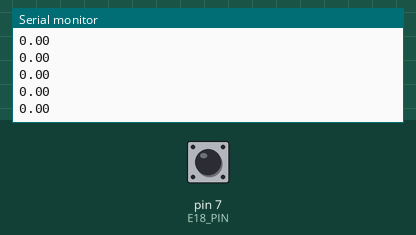
The sketch below on a simulated Arduino Uno, built with avr-gcc and run on an emulated ATmega328P. Parts: the last lines printed to the serial monitor. The test bench sets the inputs (shaded band); at power-on: pin 7 (E18_PIN) HIGH.

Above: at 1.2 s.
1.3 s: pin 7 (E18_PIN) pulled LOW for 0.15 s
At 1.48 s:
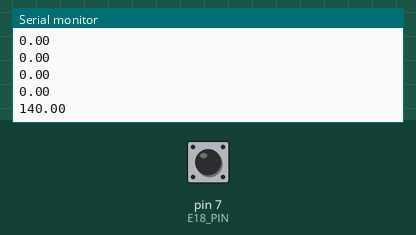
2.9 s: pin 7 (E18_PIN) pulled LOW for 1 s
At 3.13 s:
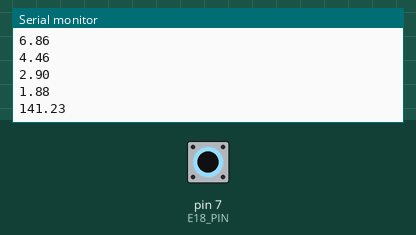
5.4 s: pin 7 (E18_PIN) pulled LOW for 0.15 s
At 5.53 s:
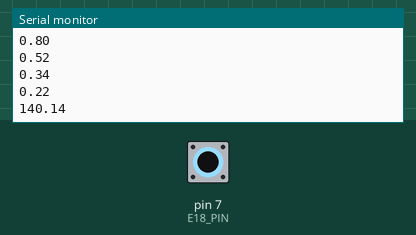
Timing chart, 0 to 8.4 s (numbered marks = the images above; inputs shaded):
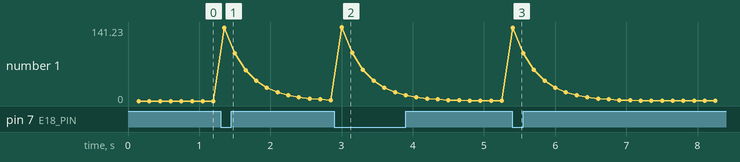

The sketch:

E18_STANDART.ino
```cpp
#define E18_PIN 7

// === Adaptive debounce ===
unsigned long lastPulseUS = 0;
unsigned long minDebounceUS = 4000;   // start 4 ms (akan berubah otomatis)

// === RPM calculation ===
unsigned long pulseCount = 0;
unsigned long lastRPMms = 0;
const unsigned long RPM_INTERVAL = 150;  // super cepat (150 ms)

// === Smoothing (moving average ringan) ===
float rpmFiltered = 0;
float alpha = 0.35;   // smoothing factor (0.2 = halus, 0.5 = cepat)

bool lastState = HIGH;

void setup() {
  Serial.begin(115200);
  pinMode(E18_PIN, INPUT_PULLUP);
}

void loop() {

  unsigned long nowUS = micros();
  bool state = digitalRead(E18_PIN);

  // ======== EDGE DETECTION SUPER CEPAT ========
  if (state != lastState) {

    // FALLING EDGE ONLY → pulse valid
    if (state == LOW) {

      unsigned long diff = nowUS - lastPulseUS;

      // Adaptive debounce:
      // Jika pulse datang cepat → motor sedang cepat → debounce diperkecil
      // Jika pulse lambat → motor lambat → debounce diperbesar
      if (diff > minDebounceUS) {
        pulseCount++;

        // Update adaptive debounce:
        // 20% dari jarak pulse terakhir
        minDebounceUS = diff * 0.20;
        if (minDebounceUS < 3000) minDebounceUS = 3000;   // batas bawah
        if (minDebounceUS > 20000) minDebounceUS = 20000; // batas atas

        lastPulseUS = nowUS;
      }
    }
    lastState = state;
  }

  // ======== PERHITUNGAN RPM SUPER CEPAT ========
  unsigned long nowMS = millis();

  if (nowMS - lastRPMms >= RPM_INTERVAL) {
    lastRPMms = nowMS;

    float pulsesPerSec = pulseCount * (1000.0 / RPM_INTERVAL);
    float rpm = pulsesPerSec * 60;

    pulseCount = 0;

    // Smoothing ringan (biar cepat & stabil)
    rpmFiltered = (alpha * rpm) + ((1 - alpha) * rpmFiltered);

    // OUTPUT RPM SAJA
    Serial.println(rpmFiltered, 2);
  }
}
```

Measured:
- after the input at 1.3 s, the serial monitor: prints a new line after 0.05 s (image 1)
- after the input at 2.9 s, the serial monitor: prints a new line after 0.10 s (image 2)
- after the input at 5.4 s, the serial monitor: prints a new line at once (image 3)
- plotted number 1: 0 → 1.88 after the input at 1.3 s
